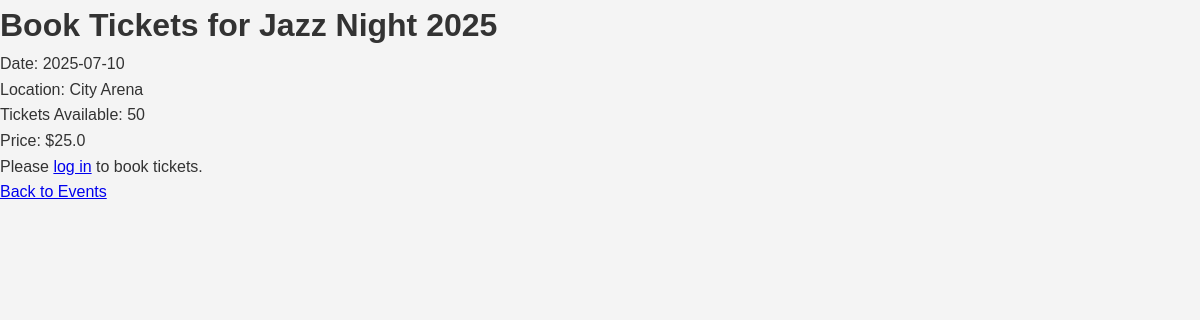
/booking/1, run on an earlier commit of the app's database.
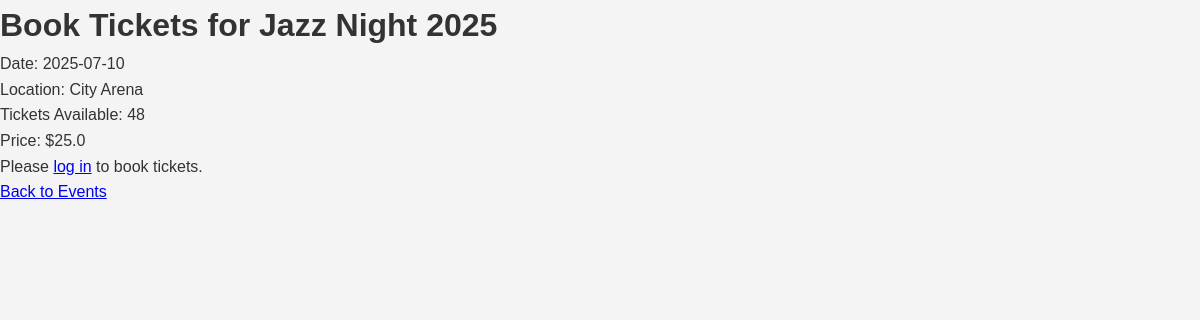
And on a later commit of the database.
### app.py (models this page shows, shortened)
class Event(db.Model):
    id = db.Column(db.Integer, primary_key=True)  # Event ID (Primary Key)
    name = db.Column(db.String(120))  # Event name
    date = db.Column(db.String(20))  # Event date
    location = db.Column(db.String(120))  # Event location
    tickets_available = db.Column(db.Integer)  # Number of tickets available
    price = db.Column(db.Float, default=0.0)  # Price per ticket

### app.py (the view)
@app.route('/booking/<int:event_id>')
def booking_page(event_id):
    event = Event.query.get_or_404(event_id)  # Retrieve event by ID or return 404 if not found
    return render_template('booking.html', event=event)  # Render the booking page with event details

### templates/booking.html (shortened to what this page needs)
<!DOCTYPE html>
<html lang="en">
<head>
    <link rel="stylesheet" href="/static/style.css">
</head>
<body>
    <h1>Book Tickets for {{ event.name }}</h1>
    <p>Date: {{ event.date }}</p>
    <p>Location: {{ event.location }}</p>
    <p>Tickets Available: {{ event.tickets_available }}</p>
    <p>Price: ${{ event.price }}</p>
    {% if session['user_id'] %}
    <form method="POST" action="{{ url_for('book_tickets') }}">
        <input type="hidden" name="user_id" value="{{ session['user_id'] }}">
        <input type="hidden" name="event_id" value="{{ event.id }}">
        <label for="tickets">Tickets:</label>
        <input
            type="number"
            name="tickets"
        />
        <button type="submit">Buy Now</button>
    </form>
    {% with messages = get_flashed_messages() %}
        {% if messages %}
            <ul class="flashes">
                {% for message in messages %}
                    <li>{{ message }}</li>
                {% endfor %}
            </ul>
        {% endif %}
    {% endwith %}
    {% else %}
    <p>Please <a href="{{ url_for('login') }}">log in</a> to book tickets.</p>
    {% endif %}
    <a href="{{ url_for('events_page') }}">Back to Events</a>
</body>
</html>

What changed in the data, as far as the page shows it:
changed Event "City Arena": tickets_available "50" → "48"
